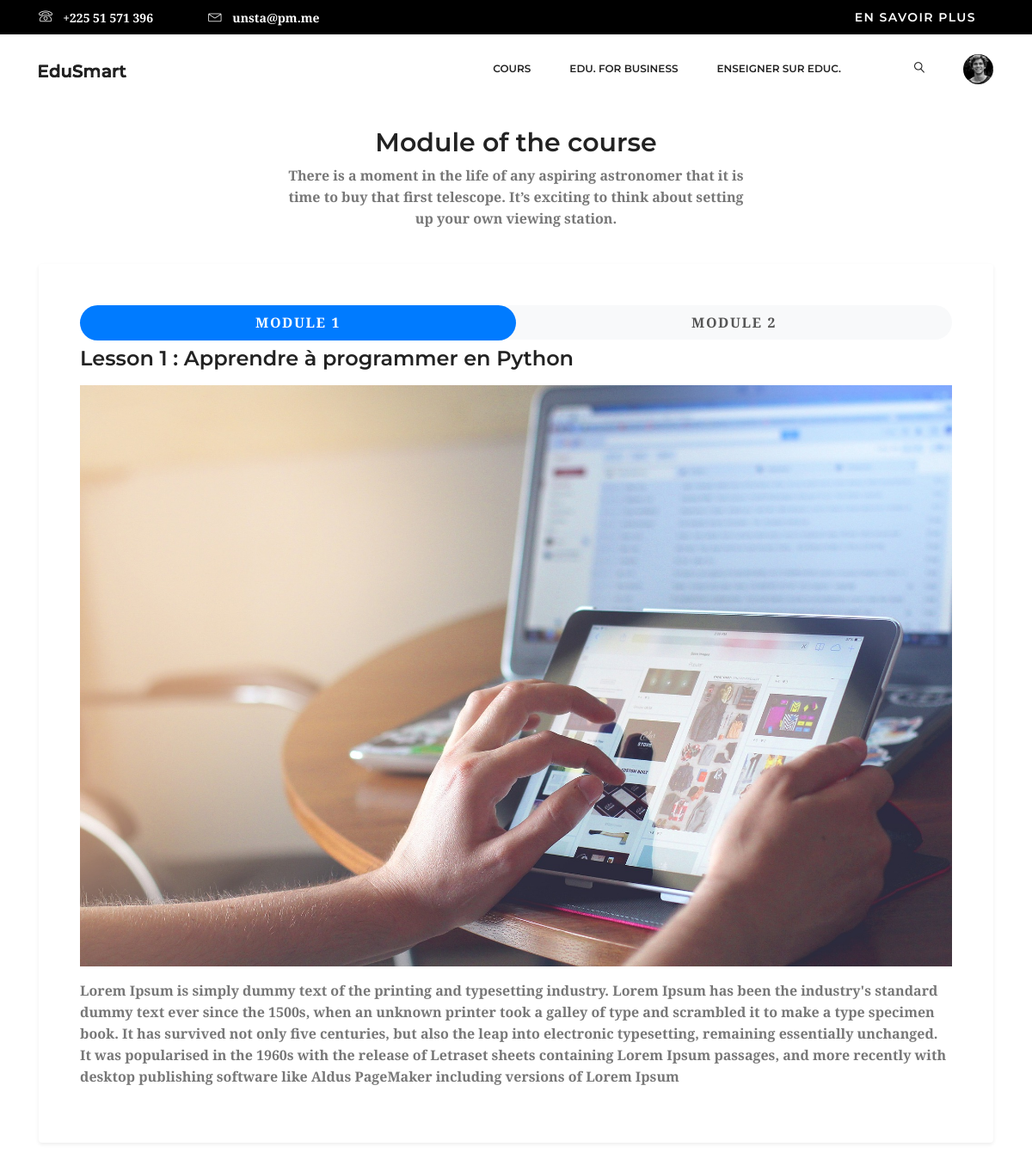
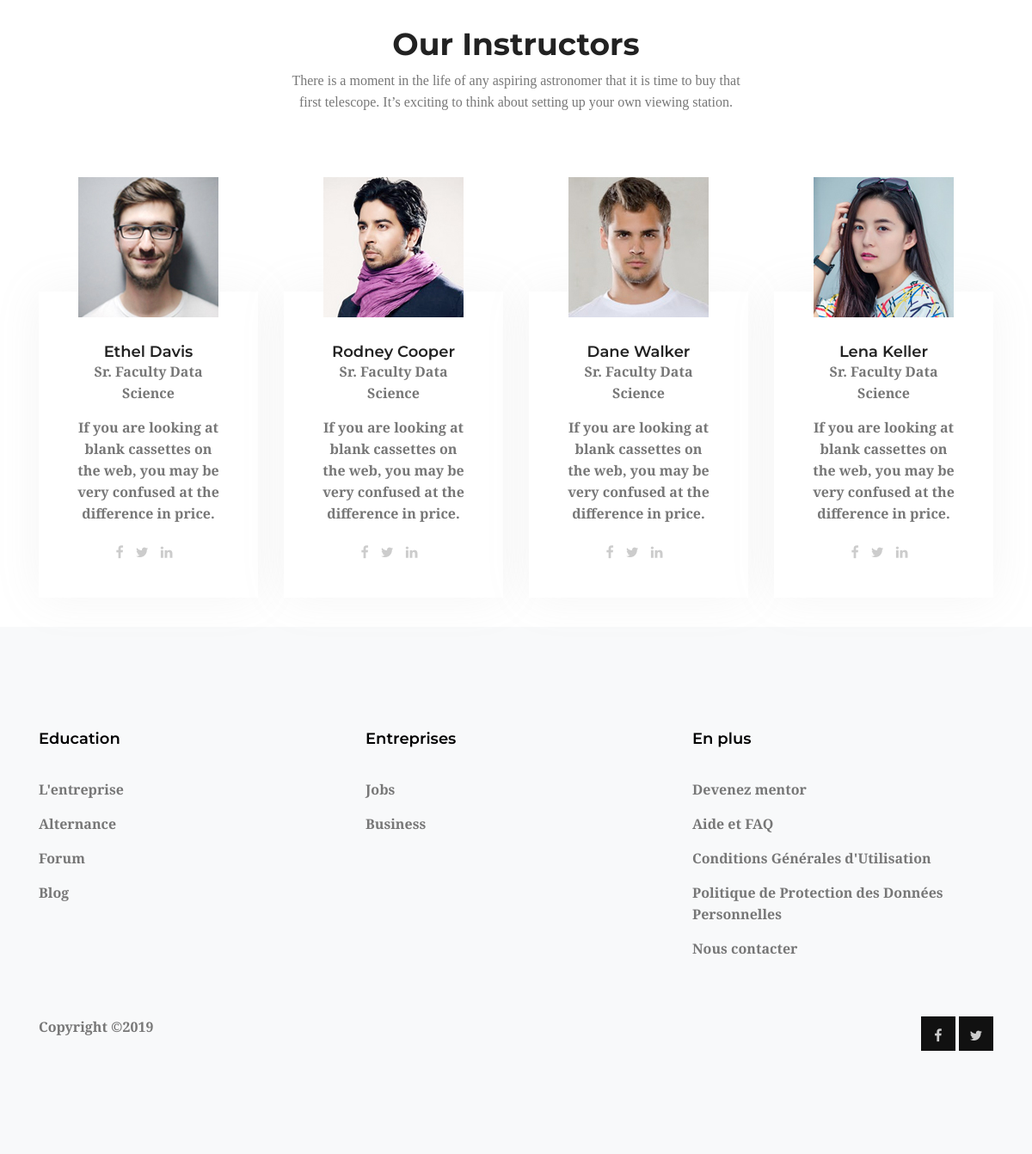
/etudiant/cours/2/1/ (signed in), run on the app's committed database (2 pictures, top to bottom).
### cours/models.py (models this page shows, shortened)
class Modules(models.Model):
    cours = models.ForeignKey(Cours, related_name='modules', on_delete=models.CASCADE)
    title = models.CharField('Titre du Module', max_length=200)
    description = models.TextField('Description du Cours', blank=True)
    ordre = ChampsPerso(blank=True, for_fields=['cours'])
    class Meta:
        ordering = ['ordre']
    def __str__(self):
        return '{}. {}'.format(self.ordre, self.title)

class Contenus(models.Model):
    module = models.ForeignKey(Modules, related_name='contenus', on_delete=models.CASCADE)
    content_types = models.ForeignKey(ContentType, on_delete=models.CASCADE,
        limit_choices_to={
            'model__in':(
                'text',
                'video',
                'image',
                'file'
            )
        }
    )
    identifiant = models.PositiveIntegerField()
    item = GenericForeignKey('content_types', 'identifiant')
    ordre = ChampsPerso(blank=True, for_fields=['module'])
    class Meta:
        ordering = ['ordre']

class TypeContenu(models.Model):
    instructeur = models.ForeignKey(User, related_name='%(class)s_related', on_delete=models.CASCADE)
    title = models.CharField('Titre du contenu', max_length=250)
    date_de_creation = models.DateTimeField('Date de création', auto_now_add=True)
    date_mise_a_jour = models.DateTimeField('Date de mise en ligne', auto_now=True)
    class Meta:
        abstract = True
    def render(self):
        return render_to_string('cours/contenu/{}.html'.format(
            self._meta.model_name), {'item': self})

class Image(TypeContenu):
    file = models.FileField('Ajouter une image', upload_to='images')

class Text(TypeContenu):
    contenu = models.TextField('Description du contenu')

### etudiants/views.py (the view)
# urls.py: path('cours/<pk>/', cache_page(60*1)(views.EtudiantCoursDetailView.as_view()),
class EtudiantCoursDetailView(DetailView):
    model = Cours
    template_name = 'etudiants/cours/etudiant_detail_cours.html'
    def get_queryset(self):
        queryset = super(EtudiantCoursDetailView, self).get_queryset()
        return queryset.filter(etudiants__in=[self.request.user])
    def get_context_data(self, **kwargs):
        context = super(EtudiantCoursDetailView, self).get_context_data(**kwargs)
        cours = self.get_object()
        if 'module_id' in self.kwargs:
            context['module'] = cours.modules.get(id=self.kwargs['module_id'])
        else:
            context['module'] = cours.modules.all()
        return context

### etudiants/templates/etudiants/cours/etudiant_detail_cours.html (shortened to what this page needs)
{% extends "base.html" %}
{% load static cache %}
{% get_static_prefix as STATIC_PREFIX %}
{% block content %}
    <div class="my-1">
        <div class="container">
            <div class="row justify-content-center">
                <div class="col-lg-6 py-4 text-center mx-auto">
                    <div>
                        <h2>Module of the course</h2>
                        <p>There is a moment in the life of any aspiring astronomer that it is time to buy that first telescope. It’s exciting to think about setting up your own viewing station.</p>
                    </div>
                </div>
            </div>
            <div class="p-5 bg-white rounded shadow-sm mb-5">
                <ul class="nav nav-tabs nav-pills flex-column flex-sm-row text-center bg-light border-0 rounded-nav">
                    {% for m in object.modules.all %}
                        <li data-id="{{ m.id }}" class="nav-item flex-sm-fill">
                            <a href="{% url "etudiant:etudiant_detail_cours_module" object.id m.id %}" class="nav-link border-0 text-uppercase font-weight-bold {% if m == module %} active {% endif %}"> Module {{ m.ordre|add:1 }}
                            </a>
                        </li>
                        {% empty %}
                            <li class="nav-item flex-sm-fill">
                                <a class="nav-link border-0 text-uppercase font-weight-bold">No modules yet.</a>
                            </li>
                    {% endfor %}
                </ul>
                <div class="tab-content">
                    {% cache 10 module_contenus module %}
                        <div class="pt-2 show fade">
                            <h3>{{ module.title }}</h3>
                            {% for content in module.contenus.all %}
                                {% with item=content.item %}
                                    {{ item.render }}
                                {% endwith %}
                            {% endfor %}
                        </div>
                    {% endcache %}
                </div>
            </div>
            <div class="row justify-content-center">
                <div class="col-lg-6">
                    <div class="main_title">
                        <h2>Our Instructors</h2>
                        <p>There is a moment in the life of any aspiring astronomer that it is time to buy that first telescope. It’s exciting to think about setting up your own viewing station.</p>
                    </div>
                </div>
            </div>
            <div class="row">
                <div class="col-lg-3 col-sm-6">
                    <div class="single_instructor">
                        <div class="author">
                            <img src="{{ STATIC_PREFIX }}img/instructors/ins1.jpg" alt="">
                        </div>
                        <div class="author_decs">
                            <h4>Ethel Davis</h4>
                            <p class="profession">Sr. Faculty Data Science</p>
                            <p>If you are looking at blank cassettes on the web, you may be very confused at the
                            difference in price.</p>
                            <div class="social_icons">
                                <a href="#"><i class="fa fa-facebook"></i></a>
                                <a href="#"><i class="fa fa-twitter"></i></a>
                                <a href="#"><i class="fa fa-linkedin"></i></a>
                            </div>
                        </div>
                    </div>
                </div>
                <div class="col-lg-3 col-sm-6">
                    <div class="single_instructor">
                        <div class="author">
                            <img src="{{ STATIC_PREFIX }}img/instructors/ins2.jpg" alt="">
                        </div>
                        <div class="author_decs">
                            <h4>Rodney Cooper</h4>
                            <p class="profession">Sr. Faculty Data Science</p>
                            <p>If you are looking at blank cassettes on the web, you may be very confused at the
                            difference in price.</p>
                            <div class="social_icons">
                                <a href="#"><i class="fa fa-facebook"></i></a>
                                <a href="#"><i class="fa fa-twitter"></i></a>
                                <a href="#"><i class="fa fa-linkedin"></i></a>
                            </div>
                        </div>
                    </div>
                </div>
                <div class="col-lg-3 col-sm-6">
                    <div class="single_instructor">
                        <div class="author">
                            <img src="{{ STATIC_PREFIX }}img/instructors/ins3.jpg" alt="">
                        </div>
                        <div class="author_decs">
                            <h4>Dane Walker</h4>
                            <p class="profession">Sr. Faculty Data Science</p>
                            <p>If you are looking at blank cassettes on the web, you may be very confused at the
                            difference in price.</p>
                            <div class="social_icons">
                                <a href="#"><i class="fa fa-facebook"></i></a>
                                <a href="#"><i class="fa fa-twitter"></i></a>
                                <a href="#"><i class="fa fa-linkedin"></i></a>
                            </div>
                        </div>
                    </div>
                </div>
                <div class="col-lg-3 col-sm-6">
                    <div class="single_instructor">
                        <div class="author">
                            <img src="{{ STATIC_PREFIX }}img/instructors/ins4.jpg" alt="">
                        </div>
                        <div class="author_decs">
                            <h4>Lena Keller</h4>
                            <p class="profession">Sr. Faculty Data Science</p>
                            <p>If you are looking at blank cassettes on the web, you may be very confused at the
                            difference in price.</p>
                            <div class="social_icons">
                                <a href="#"><i class="fa fa-facebook"></i></a>
                                <a href="#"><i class="fa fa-twitter"></i></a>
                                <a href="#"><i class="fa fa-linkedin"></i></a>
                            </div>
                        </div>
                    </div>
                </div>
            </div>
        </div>
    </div>
{% endblock content %}

### cours/templates/cours/contenu/image.html
{% load static %}
<img class="img-fluid my-2" src="{{ item.file.url }}">

### cours/templates/cours/contenu/text.html
{% load static %}
<p class="lead my-2">{{ item.contenu|linebreaks|safe }}</p>

### data on the page
Modules: ordre|add "1", title "Lesson 1 : Apprendre à programmer en Python"
Modules: ordre|add "2"
Contenus: item.file (picture)
Contenus: item.contenu "Lorem Ipsum is simply dummy text of the printing and typesetting industry. Lorem Ipsum has been the industry's standard dummy text ever since the 1500s, when an unknown printer took a galley of type and scrambled it to make a type specimen book. It has survived not only five centuries, but also the leap into electronic typesetting, remaining essentially unchanged. It was popularised in the 1960s with the release of Letraset sheets containing Lorem Ipsum passages, and more recently with desktop publishing software like Aldus PageMaker including versions of Lorem Ipsum"
